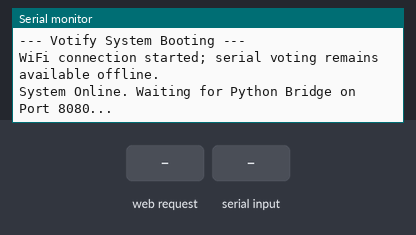
A sketch run on a simulated ESP32. Shown: the last lines printed to the serial monitor. The inputs (shaded band) are chosen by the test bench. WiFi joins after 1.5 s; servers stay silent unless stated; uploads are accepted with an empty reply.

Above: at 2.2 s.
2.3 s: HTTP request GET /verify received
At 3.2 s:
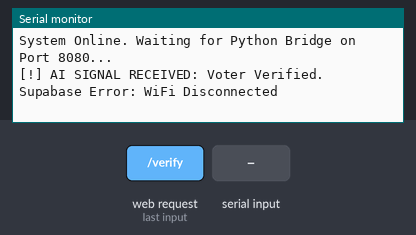
3.8 s: "VERIFY\n" received over Serial
At 4.3 s:
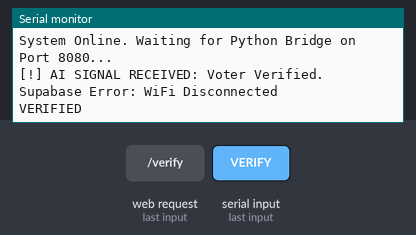
5.3 s: "VOTE:\n" received over Serial
At 6.5 s:
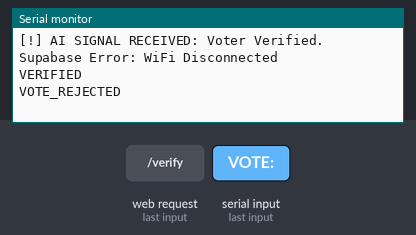
6.8 s: "VOTE_CANCEL\n" received over Serial
At 7.7 s:
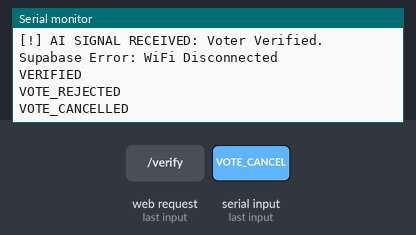
8.3 s: HTTP request GET /verify received
At 9.1 s:
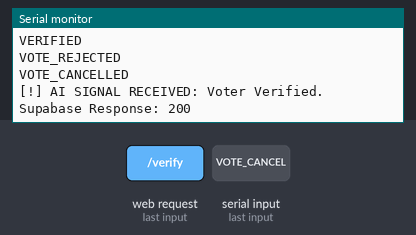

Measured:
- after the input at 2.3 s, the serial monitor: prints a new line at once (image 1)
- after the input at 3.8 s, the serial monitor: prints a new line at once (image 2)
- after the input at 5.3 s, the serial monitor: prints a new line at once (image 3)
- after the input at 6.8 s, the serial monitor: prints a new line at once (image 4)
- after the input at 8.3 s, the serial monitor: prints a new line at once (image 5)

The sketch:

votify_hardware.ino
```cpp
#include <WiFi.h>
#include <HTTPClient.h>
#include <WebServer.h>
#include "soc/soc.h"
#include "soc/rtc_cntl_reg.h"

// --- 1. CONFIGURATION ---
const char* ssid = "Wokwi-GUEST";
const char* password = "";

const char* supabase_url = "https://arqbqmussmkdglmufdjj.supabase.co/rest/v1/booth_activity";
const char* supabase_key = "eyJhbGciOiJIUzI1NiIsInR5cCI6IkpXVCJ9.eyJpc3MiOiJzdXBhYmFzZSIsInJlZiI6ImFycWJxbXVzc21rZGdsbXVmZGpqIiwicm9sZSI6ImFub24iLCJpYXQiOjE3NzMxNTM2OTYsImV4cCI6MjA4ODcyOTY5Nn0.GI34_5gOYstXe7vESUczrBufWry4-oo5u0WXCG6cYdg";

// --- 2. OBJECTS & VARIABLES ---
WebServer server(80);
bool isVerified = false;
unsigned long verificationTime = 0;
int currentBoothID = 101;

// Function Prototype
void sendToSupabase(String eventType, String details);

void setup() {
  // 1. STOPS BOOT LOOP CRASHES (Power management)
  WRITE_PERI_REG(RTC_CNTL_BROWN_OUT_REG, 0);

  Serial.begin(115200);
  Serial.setTimeout(50);
  delay(1000);
  Serial.println("\n--- Votify System Booting ---");

  // 2. WIFI CONNECTION
  WiFi.begin(ssid, password);
  Serial.println("WiFi connection started; serial voting remains available offline.");

  // 3. WEB SERVER ROUTE: Listen for your Python AI signal
  server.on("/verify", HTTP_GET, []() {
    isVerified = true;
    verificationTime = millis();
    server.send(200, "text/plain", "Hardware Unlocked");
    Serial.println("\n[!] AI SIGNAL RECEIVED: Voter Verified.");
    sendToSupabase("AI Face Recognition", "Verified: Rakhi");
  });

  server.begin();
  Serial.println("System Online. Waiting for Python Bridge on Port 8080...");
}

void handleSerialCommand() {
  if (!Serial.available()) {
    return;
  }

  String command = Serial.readStringUntil('\n');
  command.trim();

  if (command == "VERIFY") {
    isVerified = true;
    verificationTime = millis();
    Serial.println("VERIFIED");
  } else if (command.startsWith("VOTE:")) {
    bool sessionActive = isVerified && (millis() - verificationTime <= 90000);
    bool validCandidate = command.length() == 6 && command.charAt(5) >= '1' && command.charAt(5) <= '4';

    if (sessionActive && validCandidate) {
      isVerified = false;
      Serial.println("VOTE_RECORDED");
    } else {
      Serial.println("VOTE_REJECTED");
    }
  } else if (command == "VOTE_CANCEL") {
    isVerified = false;
    Serial.println("VOTE_CANCELLED");
  }
}

void loop() {
  server.handleClient();
  handleSerialCommand();

  if (isVerified && (millis() - verificationTime > 90000)) {
    isVerified = false;
    Serial.println("Session Expired. System Relocked.");
  }

  delay(10);
}

// --- SUPABASE UPDATE FUNCTION ---
void sendToSupabase(String eventType, String details) {
  if (WiFi.status() == WL_CONNECTED) {
    HTTPClient http;
    http.begin(supabase_url);
    http.addHeader("Content-Type", "application/json");
    http.addHeader("apikey", supabase_key);
    http.addHeader("Authorization", "Bearer " + String(supabase_key));

    String jsonPayload = "{\"booth_id\": " + String(currentBoothID) +
                         ", \"event_type\": \"" + eventType +
                         "\", \"details\": \"" + details + "\"}";

    int httpResponseCode = http.POST(jsonPayload);
    Serial.print("Supabase Response: ");
    Serial.println(httpResponseCode);
    http.end();
  } else {
    Serial.println("Supabase Error: WiFi Disconnected");
  }
}
```
